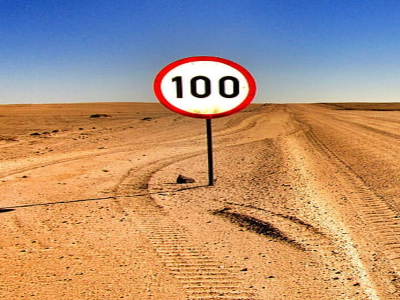
#> input picture images/Q2imageA.png, 400 x 300 px
$ python Image_Stitching.py
#> lines starting #> are read from the running program, lines starting #| are printed output that depends on the picture
import cv2 as cv
import numpy as np
import os
os.chdir('./images')

my_img1 = cv.imread("Q2imageA.png") #reading image A
#> my_img1 is the input picture: shape (300, 400, 3); mean B, G, R 120.7, 145.8, 179.1
my_img2 = cv.imread("Q2imageB.png") #reading image B
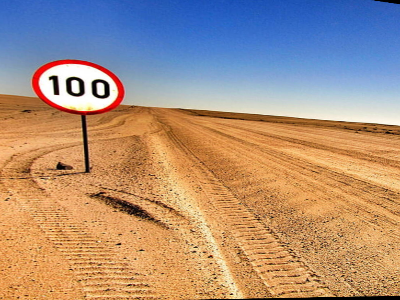
#> input picture images/Q2imageB.png, 400 x 300 px
#> my_img2 is the input picture: shape (300, 400, 3); mean B, G, R 125.8, 144.8, 171.5

#Using ORB detector to extract the keypoints
#creating ORB Detector
orb = cv.ORB_create(nfeatures = 1000) #by default it takes 500 as max no. of features

key_points_1, descriptors_1 = orb.detectAndCompute(my_img1, None)
#> key_points_1 = 906 keypoints; strongest (x, y, size): (199, 81, 53.6), (228, 81, 53.6), (228, 92, 53.6), (200, 92, 53.6)
key_points_2, descriptors_2 = orb.detectAndCompute(my_img2, None)
#> key_points_2 = 842 keypoints; strongest (x, y, size): (101, 94, 37.2), (73, 80, 37.2), (98, 83, 37.2), (75, 82, 44.6)

#Now, we match the features common to both images
#Create a bf(Brute Force) Matcher
bf = cv.BFMatcher_create(cv.NORM_HAMMING) #cv.NORM_HAMMING is used for distance measurement

#compare and match descriptors from image 1 with image 2
matching_points = bf.knnMatch(descriptors_1, descriptors_2, k=2)  #two nearnest neighbours
#> matching_points = 906 matches

#Finding out good matches, i.e., getting rid of point which aren't distinct enough
good_matching_points = []
for m,n in matching_points:
    if m.distance < 0.8 * (n.distance):
        good_matching_points.append(m)
#> after the loop, good_matching_points = 329 matches

#Calculate the Homography matrix between two images
#first we set a minimum match count
minimum_match_count = 10 #need atlest 10 matches to connect two images
if (len(good_matching_points) > minimum_match_count):
    # Convert keypoints to an argument for findHomography
    # extracting location of matched keypoints
    source_points = np.float32([key_points_1[m.queryIdx].pt for m in good_matching_points]).reshape(-1,1,2)
#> source_points = 329 rows, first 8: [288, 242], [173, 80], [197, 80], [272, 215], [204, 91], [210, 93], [237, 95], [242, 204]
    destination_points = np.float32([key_points_2[m.trainIdx].pt for m in good_matching_points]).reshape(-1,1,2)
#> destination_points = 329 rows, first 8: [108, 196.8], [50, 78], [72, 81], [141, 199], [72, 81], [66, 80], [108, 96], [115, 189]

    #find the homography between the source points and destination points
    #Using the RANSAC algorithm to calculate the homography matrix
    H_Matrix, _ = cv.findHomography(source_points, destination_points, cv.RANSAC, 5.0)
#> H_Matrix = [[1.03, 0.0327, -126.4], [0.13, 0.962, -13.71], [0.000517, 3.22e-05, 1]]

    #warping the images into same perspective
    #finding the width and height of each image
    row_1, col_1 = my_img1.shape[:2]
#> row_1 = 300; col_1 = 400
    row_2, col_2 = my_img2.shape[:2]
#> row_2 = 300; col_2 = 400

    coordinates_img_1 = np.float32([[0,0], [0, row_1],[col_1, row_1], [col_1, 0]]).reshape(-1, 1, 2)
#> coordinates_img_1 = [[0, 0], [0, 300], [400, 300], [400, 0]]
    coordinates_img_2_to_transform = np.float32([[0,0], [0,row_2], [col_2,row_2], [col_2,0]]).reshape(-1,1,2)
#> coordinates_img_2_to_transform = [[0, 0], [0, 300], [400, 300], [400, 0]]

    #changing perspective for image 1 to match with image 2 to align them properly
    coordinates_img_2 = cv.perspectiveTransform(coordinates_img_2_to_transform, H_Matrix)
#> coordinates_img_2 = [[-126.4, -13.71], [-115.4, 272.2], [243.5, 268.7], [237.3, 31.81]]

    #joining both the coordinates arrays along same axis
    coordinates = np.concatenate((coordinates_img_1, coordinates_img_2), axis = 0)
#> coordinates = [[0, 0], [0, 300], [400, 300], [400, 0], [-126.4, -13.71], [-115.4, 272.2], [243.5, 268.7], [237.3, 31.81]]

    #getting the minimum and maximum values in each coordinate, x and y
    [x_min, y_min] = np.int32(coordinates.min(axis=0).ravel() - 0.5)
#> x_min = -126; y_min = -14
    [x_max, y_max] = np.int32(coordinates.max(axis=0).ravel() + 0.5)
#> x_max = 400; y_max = 300

    #distance image needs to be moved
    translation_distance = [-x_min, -y_min]
#> translation_distance = [126, 14]

    #translation matrix for the moved image
    H_translation = np.array([[1, 0, translation_distance[0]], [0, 1, translation_distance[1]], [0, 0, 1]])
#> H_translation = [[1, 0, 126], [0, 1, 14], [0, 0, 1]]

    #warping first image to match second image
    Stitched_img = cv.warpPerspective(my_img1, H_translation.dot(H_Matrix), (x_max-x_min, y_max-y_min))
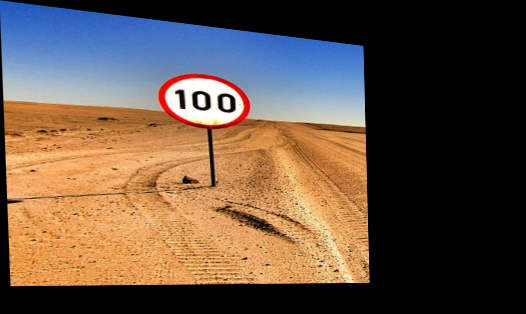
#> Stitched_img: shape (314, 526, 3); mean B, G, R 69, 83.2, 102.3
    #stitching the two images together based on translation distance
    Stitched_img[translation_distance[1]:row_1+translation_distance[1], translation_distance[0]:col_1+translation_distance[0]] = my_img2
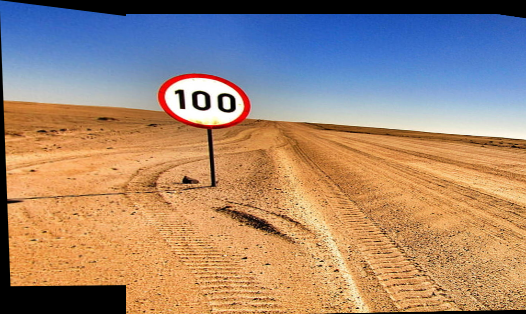
#> Stitched_img: shape (314, 526, 3); mean B, G, R 116.2, 135, 161.3
    cv.imshow("Stitched", Stitched_img)

    # Using cv2.imwrite() method
    # Saving the image
    filename = 'stiched_image.jpg'
    cv.imwrite(filename, Stitched_img)
    cv.waitKey(0)

cv.destroyAllWindows()
